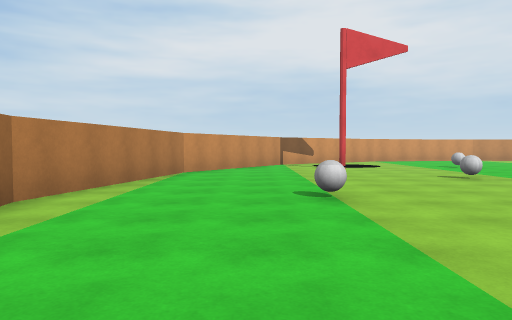
[1] (above)

17 first-person views from a walk through a 3-D level made in the Unity game engine. The camera is 1.3 m above the floor, tilts 2° down and sees 70° across. The floor is counted in squares, 2 m on a side. Each view is taken from the middle of a square. On the plan, view 1 faces up. The plan holds only what a view shows up to about 11 squares ahead; the rest is blank. The place goes on beyond the plan. The player is left out.

[2]
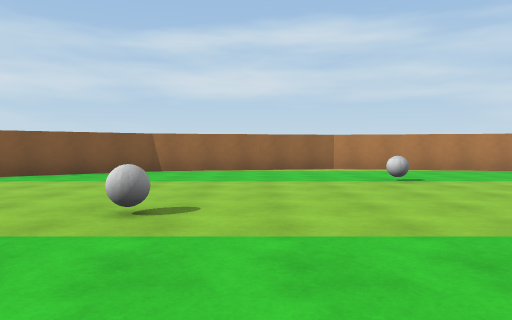

[3]
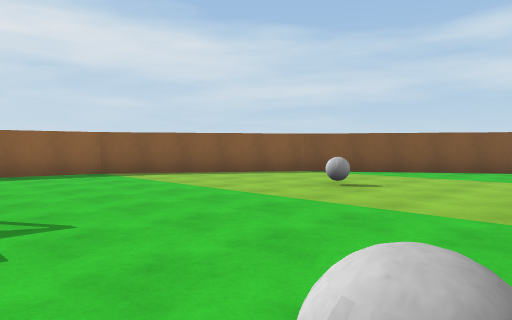

[4]
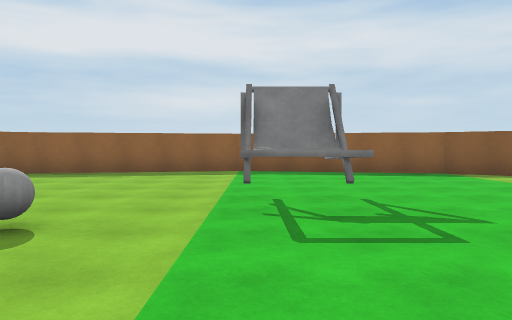

[5]
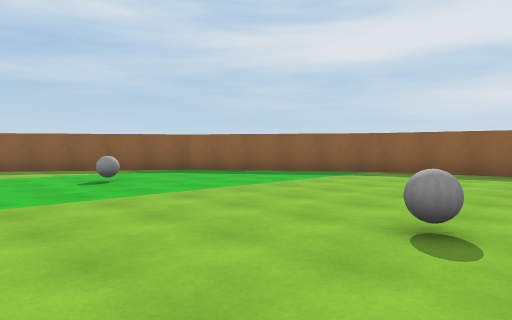

[6]
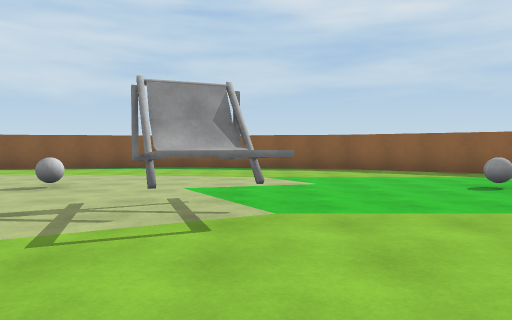

[7]
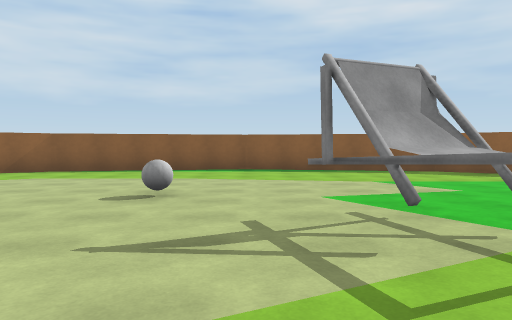

[8]
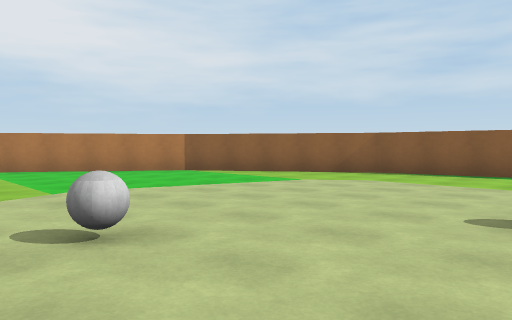

[9]
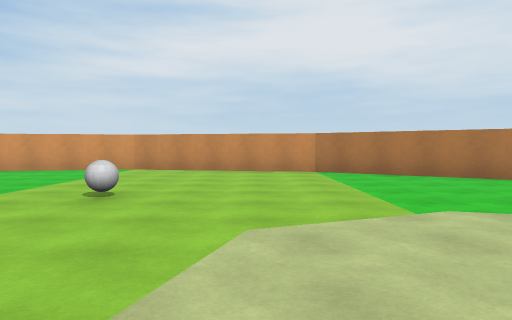

[10]
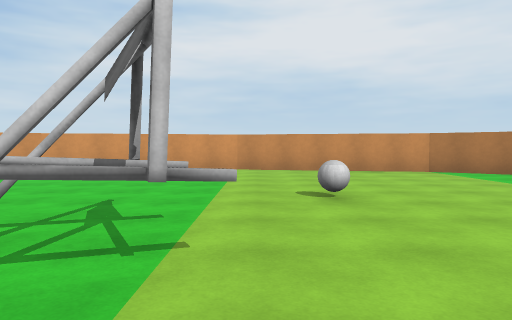

[11]
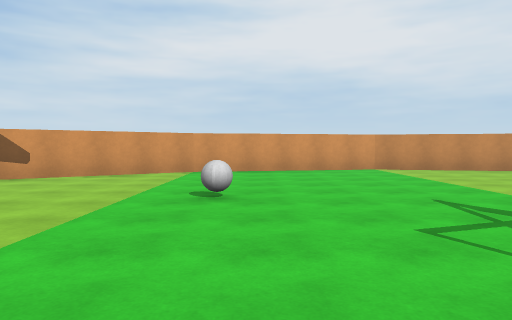

[12]
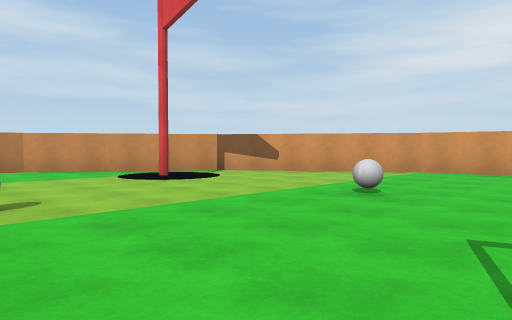

[13]
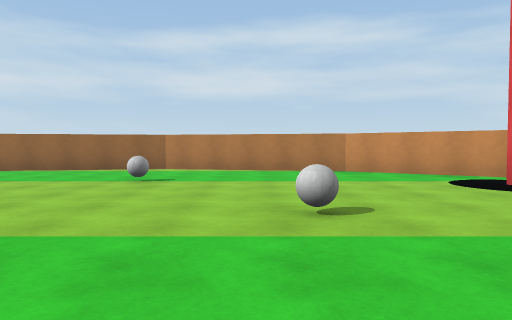

[14]
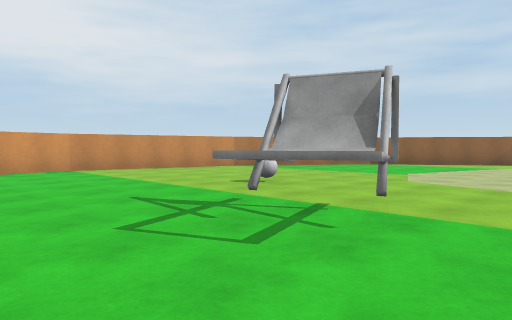

[15]
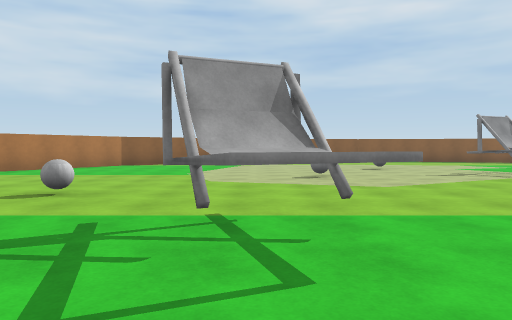

[16]
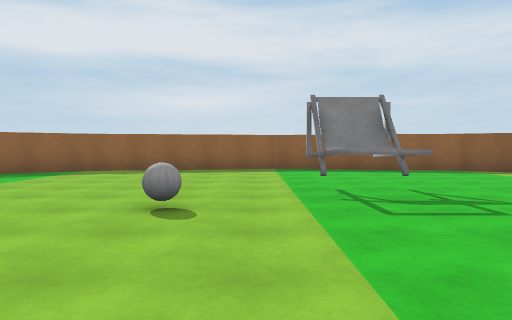

[17]
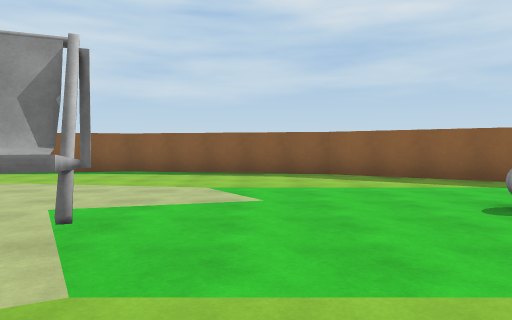

### Floor plan
Points are (right, up) in squares from view 1. A wall is a line through its corners. A room is listed if a view was taken in it or the views show most of it. See-through windows are left out.
Room 1 (views 1, 2, 3, 4, 5, 6, 7, 8, 9, 10, 11, 12, 13, 14, 15, 16, 17)
walls: (1, -5.1) (5.4, -8) (10.5, -9) (15.6, -8) (19.9, -5.1) (22.8, -0.8) (23.8, 4.3) (22.8, 9.4) (19.9, 13.7) (15.6, 16.6) (10.5, 17.6) (5.4, 16.6) (1, 13.7) (-1.9, 9.4) (-2.9, 4.3) (-1.9, -0.8) (1, -5.1)
objects: other object (1, 5); other object (4, -2); other object (4, 1); other object (4, 8); other object (6, 12); other object (8, 1); other object (9, -4) to (10, -3); other object (9, 8) to (11, 10); other object (12, -2); other object (12, 12); other object (15, 2) to (17, 3); other object (15, 7); other object (18, -2); other object (18, 5)

Where each view was taken, in squares from view 1:
view 1: 0 up, 0 right, facing up
view 2: 2 up, 8 right, facing left
view 3: 1 up, 9 right, facing down-left
view 4: 1 up, 10 right, facing down
view 5: 1 up, 11 right, facing down-right
view 6: 2 up, 12 right, facing right
view 7: 4 up, 13 right, facing right
view 8: 5 up, 14 right, facing up-right
view 9: 7 up, 14 right, facing up
view 10: 7 up, 11 right, facing up
view 11: 7 up, 7 right, facing up
view 12: 7 up, 9 right, facing up-left
view 13: 7 up, 8 right, facing left
view 14: 7 up, 7 right, facing up-right
view 15: 9 up, 7 right, facing right
view 16: 2 up, 11 right, facing down
view 17: 1 up, 14 right, facing right
